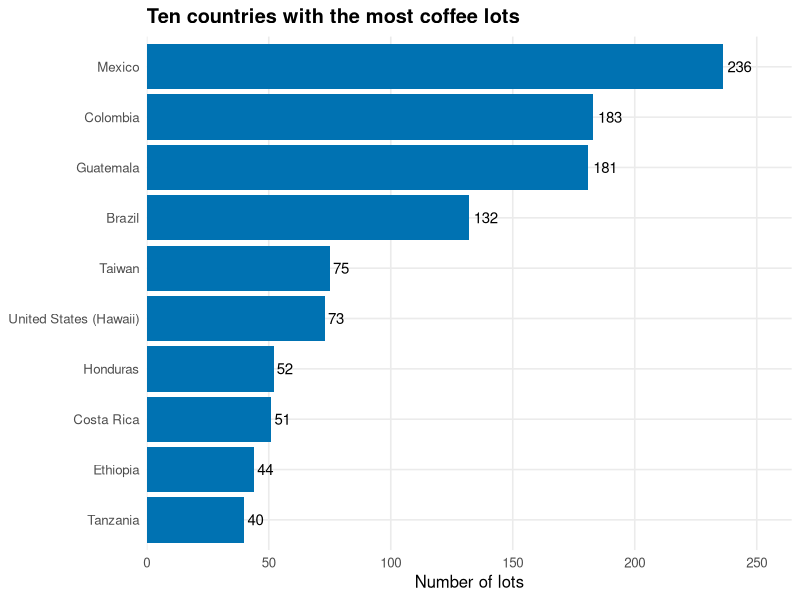
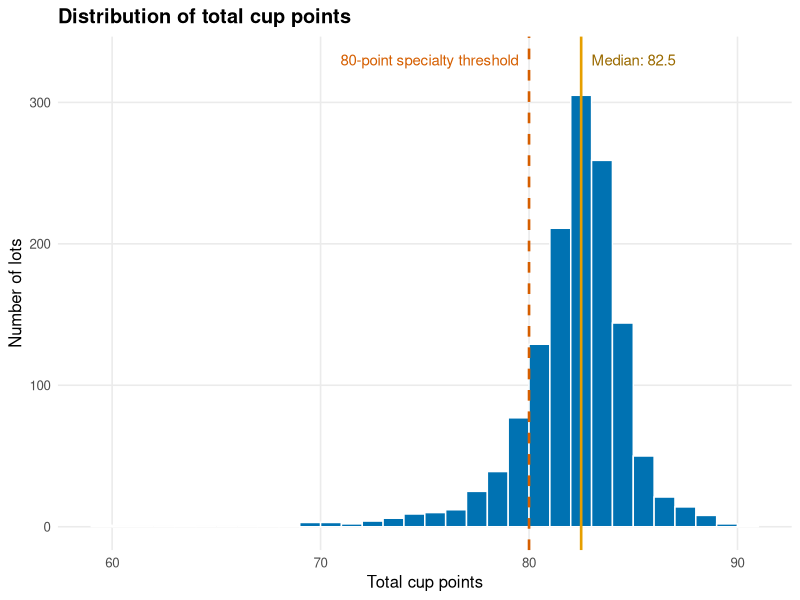
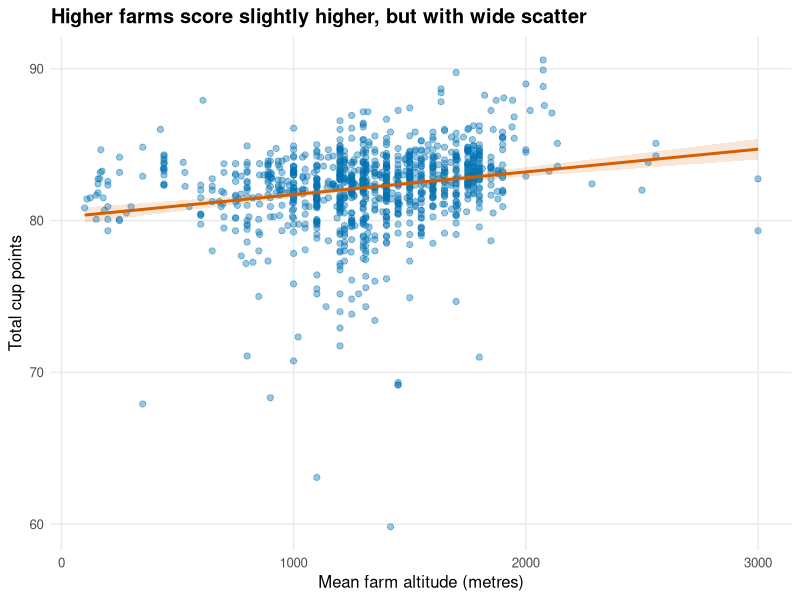
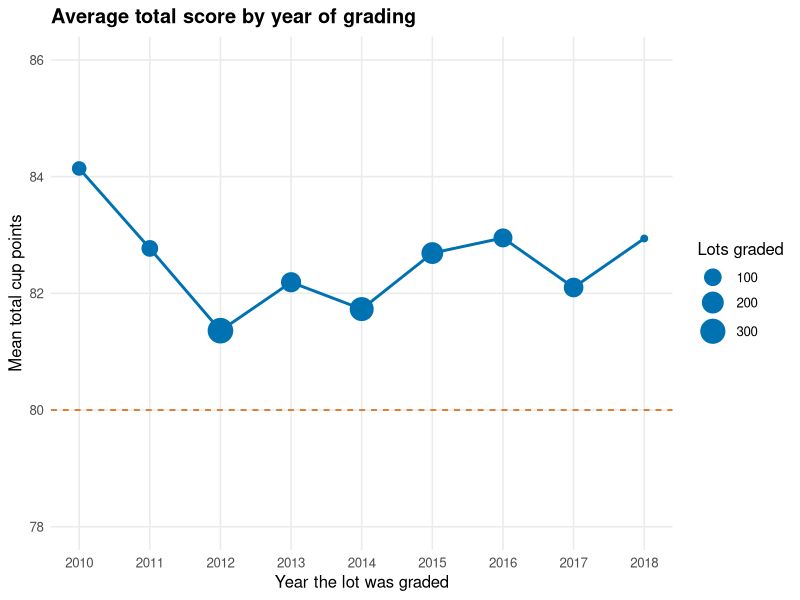
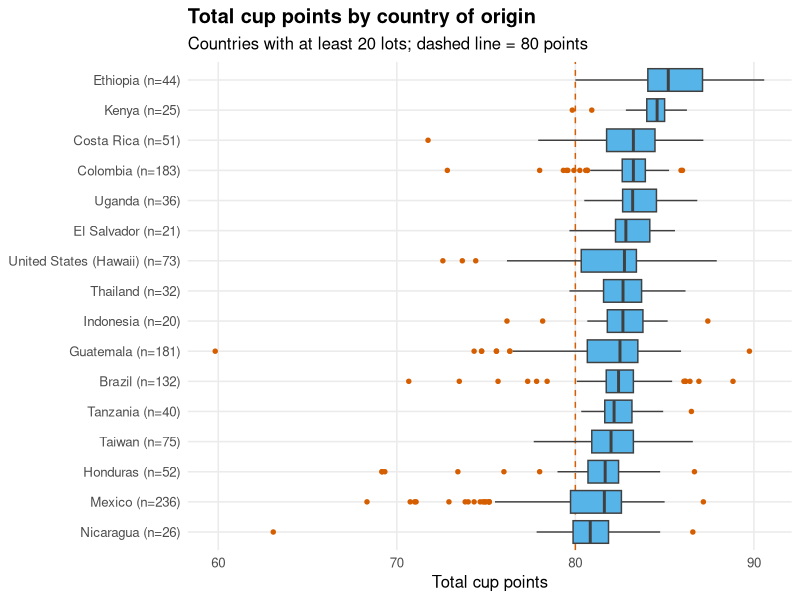
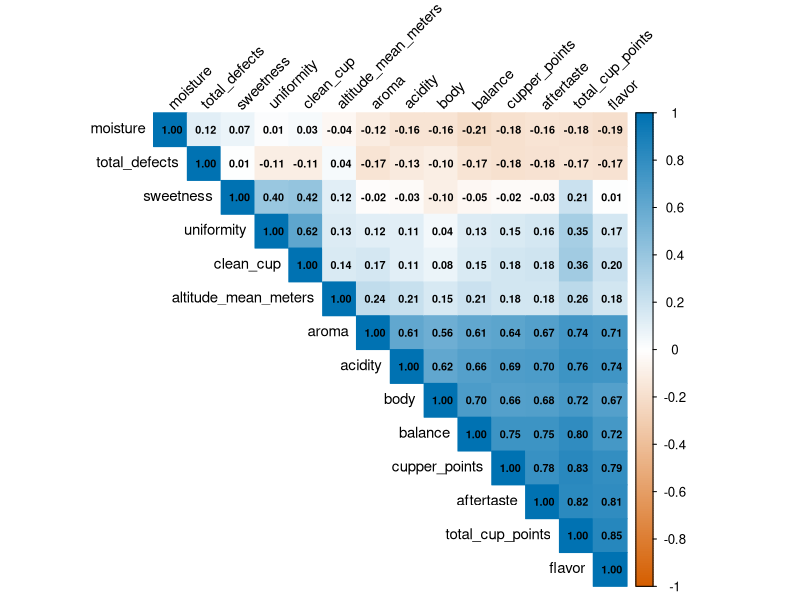
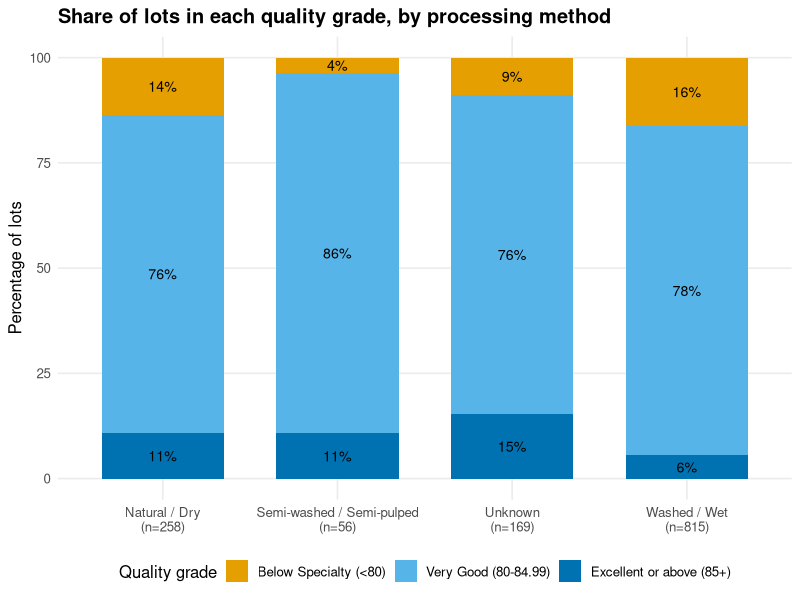
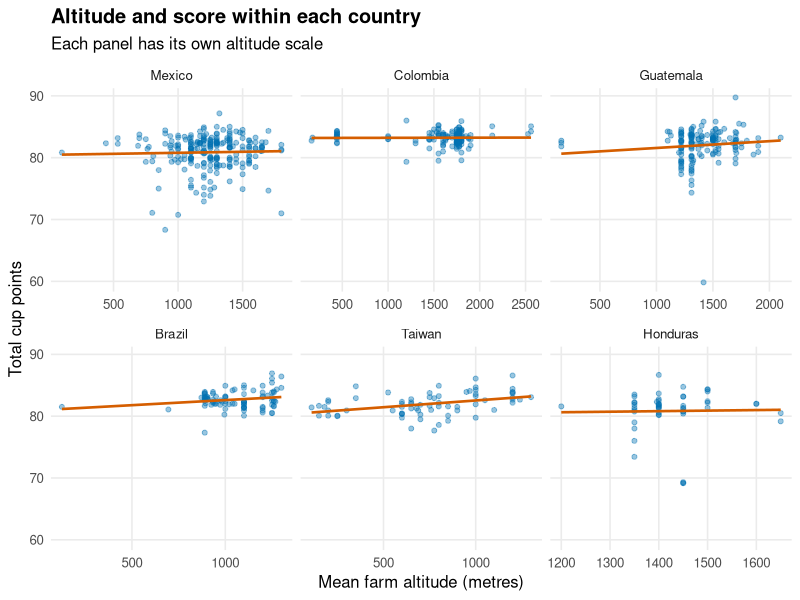

These charts were generated, in order, by the following R code:
# --------------------------------------------------
# 1. Packages, folders and a common plotting style
# --------------------------------------------------
# Install once (only if the packages are missing):
# install.packages(c("ggplot2", "dplyr", "tidyr", "scales", "lattice", "corrplot"))

library(ggplot2)    # main plotting package
library(dplyr)      # data preparation and summaries
library(tidyr)      # reshaping data (wide <-> long)
library(scales)     # percentage labels
library(lattice)    # trellis charts (one chart in this project)
library(corrplot)   # correlation heat map

dir.create("figures", showWarnings = FALSE)   # graph images are saved here
dir.create("tables",  showWarnings = FALSE)   # summary tables are saved here

# Colour-blind friendly palette (Okabe-Ito)
cb <- c(blue = "#0072B2", orange = "#E69F00", green = "#009E73",
        vermillion = "#D55E00", sky = "#56B4E9", pink = "#CC79A7", grey = "#999999")

# One theme for every ggplot2 chart
theme_set(theme_minimal(base_size = 12) +
          theme(plot.title = element_text(face = "bold"),
                panel.grid.minor = element_blank(),
                plot.background = element_rect(fill = "white", colour = NA)))

# Helper that saves a ggplot at report quality (8 x 5 inches, 300 dpi)
save_plot <- function(p, file, w = 8, h = 5) {
  ggsave(file.path("figures", file), plot = p, width = w, height = h, dpi = 300, bg = "white")
}

# --------------------------------------------------
# 2. Import the cleaned Week 1 dataset
# --------------------------------------------------
# 'coffee_ratings_clean.csv' was produced by the Week 1 data cleaning project
coffee <- read.csv("coffee_ratings_clean.csv", stringsAsFactors = FALSE)

# First rows (seven of the 42 columns are shown so the output fits the page)
head(coffee[, c("country_of_origin", "species", "processing_method",
                "total_cup_points", "altitude_mean_meters",
                "grading_year", "quality_grade")])
dim(coffee)

# --------------------------------------------------
# 3. Inspect the data
# --------------------------------------------------
str(coffee, vec.len = 3, nchar.max = 40)

summary(coffee[, c("total_cup_points", "aroma", "flavor", "aftertaste", "acidity",
                   "body", "balance", "moisture", "total_defects",
                   "altitude_mean_meters", "number_of_bags", "grading_year")])

sum(is.na(coffee))        # missing values in the whole table
sum(duplicated(coffee))   # duplicated rows

# --------------------------------------------------
# 4. Prepare the data types
# --------------------------------------------------
# read.csv() stores text as character, so categories are turned into factors.
# Unordered factors are sorted by frequency (largest group first).
coffee$grading_date <- as.Date(coffee$grading_date)

cat_vars <- c("species", "country_of_origin", "variety", "processing_method",
              "color", "variety_group")
coffee[cat_vars] <- lapply(coffee[cat_vars],
                           function(x) factor(x, levels = names(sort(table(x), decreasing = TRUE))))

# Ordered factors for quality grade and altitude band
coffee$quality_grade <- factor(coffee$quality_grade, ordered = TRUE,
  levels = c("Below Specialty (<80)", "Very Good (80-84.99)",
             "Excellent (85-89.99)", "Outstanding (90+)"))
coffee$altitude_band <- factor(coffee$altitude_band, ordered = TRUE,
  levels = c("Low (<1000 m)", "Medium (1000-1499 m)",
             "High (1500-1999 m)", "Very high (2000+ m)"))

# A three-level grade: the single "Outstanding" lot is merged with "Excellent"
coffee$grade3 <- ifelse(coffee$quality_grade %in% c("Excellent (85-89.99)", "Outstanding (90+)"),
                        "Excellent or above (85+)", as.character(coffee$quality_grade))
coffee$grade3 <- factor(coffee$grade3, levels = c("Below Specialty (<80)",
                        "Very Good (80-84.99)", "Excellent or above (85+)"))

# Check the conversions
sapply(coffee[c("species", "country_of_origin", "quality_grade",
                "altitude_band", "grading_date")], function(x) class(x)[1])
table(coffee$grade3, useNA = "ifany")

# Altitude was filled in (imputed) for some lots in Week 1. Plots that use altitude
# are drawn only for lots with a recorded altitude, so filled-in values do not shape them.
recorded <- subset(coffee, !altitude_imputed)
nrow(recorded)

# Number of columns of each type
table(sapply(coffee, function(x) class(x)[1]))

# --------------------------------------------------
# 5. Descriptive statistics that support the graphs
# --------------------------------------------------
num_vars <- c("total_cup_points", "aroma", "flavor", "aftertaste", "acidity", "body",
              "balance", "uniformity", "clean_cup", "sweetness", "cupper_points",
              "moisture", "total_defects", "altitude_mean_meters", "number_of_bags")

desc_stats <- data.frame(
  variable = num_vars,
  n      = sapply(coffee[num_vars], function(x) sum(!is.na(x))),
  mean   = sapply(coffee[num_vars], mean),
  median = sapply(coffee[num_vars], median),
  sd     = sapply(coffee[num_vars], sd),
  min    = sapply(coffee[num_vars], min),
  q1     = sapply(coffee[num_vars], quantile, 0.25),
  q3     = sapply(coffee[num_vars], quantile, 0.75),
  max    = sapply(coffee[num_vars], max)
)
rownames(desc_stats) <- NULL
desc_stats[, -1] <- round(desc_stats[, -1], 2)
desc_stats

# Group-wise summaries of the total score
country_stats <- coffee %>%
  group_by(country_of_origin) %>%
  summarise(lots = n(), mean = round(mean(total_cup_points), 2),
            median = round(median(total_cup_points), 2),
            sd = round(sd(total_cup_points), 2), iqr = round(IQR(total_cup_points), 2),
            .groups = "drop") %>%
  filter(lots >= 20) %>%
  arrange(desc(median))
as.data.frame(country_stats)

as.data.frame(coffee %>% group_by(processing_method) %>%
  summarise(lots = n(), mean = round(mean(total_cup_points), 2),
            median = round(median(total_cup_points), 2), .groups = "drop"))

as.data.frame(coffee %>% group_by(species) %>%
  summarise(lots = n(), mean = round(mean(total_cup_points), 2),
            median = round(median(total_cup_points), 2), .groups = "drop"))

# Save the tables for the report
write.csv(desc_stats,    "tables/descriptive_statistics.csv", row.names = FALSE)
write.csv(country_stats, "tables/country_statistics.csv",     row.names = FALSE)

# --------------------------------------------------
# Visualization 1: Bar chart - lots per country
# --------------------------------------------------
country_counts <- coffee %>%
  count(country_of_origin, sort = TRUE) %>%
  slice_head(n = 10) %>%
  mutate(share = round(100 * n / nrow(coffee), 1))

p1 <- ggplot(country_counts, aes(x = reorder(country_of_origin, n), y = n)) +
  geom_col(fill = cb[["blue"]]) +
  geom_text(aes(label = n), hjust = -0.2, size = 3.8) +
  coord_flip() +
  scale_y_continuous(expand = expansion(mult = c(0, 0.12))) +
  labs(title = "Ten countries with the most coffee lots",
       x = NULL, y = "Number of lots")
save_plot(p1, "vis01_bar_country.png")

as.data.frame(country_counts)
round(100 * sum(country_counts$n[1:4]) / nrow(coffee), 1)   # share of the top four

# --------------------------------------------------
# Visualization 2: Histogram - total cup points
# --------------------------------------------------
skewness <- function(x) mean((x - mean(x))^3) / sd(x)^3
score_median <- median(coffee$total_cup_points)

p2 <- ggplot(coffee, aes(x = total_cup_points)) +
  geom_histogram(binwidth = 1, boundary = 0, fill = cb[["blue"]], colour = "white") +
  geom_vline(xintercept = 80, linetype = "dashed", colour = cb[["vermillion"]], linewidth = 0.9) +
  geom_vline(xintercept = score_median, colour = cb[["orange"]], linewidth = 0.9) +
  annotate("text", x = 79.5, y = 330, label = "80-point specialty threshold",
           hjust = 1, colour = cb[["vermillion"]], size = 3.8) +
  annotate("text", x = score_median + 0.5, y = 330, label = paste("Median:", score_median),
           hjust = 0, colour = "#9A6A00", size = 3.8) +
  labs(title = "Distribution of total cup points",
       x = "Total cup points", y = "Number of lots")
save_plot(p2, "vis02_histogram_score.png")

round(c(mean = mean(coffee$total_cup_points), median = score_median,
        sd = sd(coffee$total_cup_points), skewness = skewness(coffee$total_cup_points)), 2)
range(coffee$total_cup_points)
round(100 * mean(coffee$total_cup_points >= 80), 1)   # % of lots at 80 points or more
sum(coffee$total_cup_points < 75)                      # lots in the low tail

# --------------------------------------------------
# Visualization 3: Scatter plot - altitude and total score
# --------------------------------------------------
p3 <- ggplot(recorded, aes(x = altitude_mean_meters, y = total_cup_points)) +
  geom_point(alpha = 0.4, colour = cb[["blue"]], size = 1.8) +
  geom_smooth(method = "lm", se = TRUE, colour = cb[["vermillion"]], fill = cb[["vermillion"]],
              alpha = 0.15) +
  labs(title = "Higher farms score slightly higher, but with wide scatter",
       x = "Mean farm altitude (metres)", y = "Total cup points")
save_plot(p3, "vis03_scatter_altitude.png")

round(cor(recorded$altitude_mean_meters, recorded$total_cup_points), 2)        # Pearson
round(cor(recorded$altitude_mean_meters, recorded$total_cup_points, method = "spearman"), 2)
fit <- lm(total_cup_points ~ altitude_mean_meters, data = recorded)
round(coef(fit)["altitude_mean_meters"] * 100, 2)   # points gained per extra 100 m
round(summary(fit)$r.squared, 3)                     # share of variation explained

# --------------------------------------------------
# Visualization 4: Line chart - average score by grading year
# --------------------------------------------------
yearly <- coffee %>%
  group_by(grading_year) %>%
  summarise(lots = n(), mean_score = round(mean(total_cup_points), 2),
            median_score = round(median(total_cup_points), 2), .groups = "drop")

p4 <- ggplot(yearly, aes(x = grading_year, y = mean_score)) +
  geom_hline(yintercept = 80, linetype = "dashed", colour = cb[["vermillion"]]) +
  geom_line(colour = cb[["blue"]], linewidth = 1) +
  geom_point(aes(size = lots), colour = cb[["blue"]]) +
  scale_x_continuous(breaks = 2010:2018) +
  scale_y_continuous(limits = c(78, 86)) +
  scale_size_continuous(range = c(2, 8), name = "Lots graded") +
  labs(title = "Average total score by year of grading",
       x = "Year the lot was graded", y = "Mean total cup points")
save_plot(p4, "vis04_line_year.png")

as.data.frame(yearly)

# --------------------------------------------------
# Visualization 5: Boxplot - score by country
# --------------------------------------------------
big <- country_stats$country_of_origin                        # countries with 20+ lots
box_data <- coffee %>%
  filter(country_of_origin %in% big) %>%
  mutate(country_label = paste0(country_of_origin, " (n=", ave(total_cup_points, country_of_origin, FUN = length), ")"))
box_data$country_label <- reorder(box_data$country_label, box_data$total_cup_points, FUN = median)

p5 <- ggplot(box_data, aes(x = country_label, y = total_cup_points)) +
  geom_hline(yintercept = 80, linetype = "dashed", colour = cb[["vermillion"]]) +
  geom_boxplot(fill = cb[["sky"]], colour = "grey25", outlier.colour = cb[["vermillion"]],
               outlier.size = 1.2) +
  coord_flip() +
  labs(title = "Total cup points by country of origin",
       subtitle = "Countries with at least 20 lots; dashed line = 80 points",
       x = NULL, y = "Total cup points")
save_plot(p5, "vis05_boxplot_country.png", h = 6)

as.data.frame(country_stats[, c("country_of_origin", "lots", "median", "iqr")])

# --------------------------------------------------
# Visualization 6: Correlation heat map (Spearman)
# --------------------------------------------------
cor_vars <- c("total_cup_points", "aroma", "flavor", "aftertaste", "acidity", "body",
              "balance", "uniformity", "clean_cup", "sweetness", "cupper_points",
              "moisture", "total_defects", "altitude_mean_meters")
cor_sp <- cor(coffee[cor_vars], method = "spearman", use = "pairwise.complete.obs")
cor_pe <- cor(coffee[cor_vars], method = "pearson",  use = "pairwise.complete.obs")

png("figures/vis06_correlation_heatmap.png", width = 8, height = 8, units = "in", res = 300, bg = "white")
corrplot(cor_sp, method = "color", type = "upper", order = "hclust",
         col = colorRampPalette(c(cb[["vermillion"]], "white", cb[["blue"]]))(200),
         addCoef.col = "black", number.cex = 0.65, tl.col = "black", tl.cex = 0.9,
         tl.srt = 45, cl.cex = 0.8)
invisible(dev.off())

round(sort(cor_sp[, "total_cup_points"], decreasing = TRUE), 2)
round(max(abs(cor_sp - cor_pe)), 2)       # largest gap between Spearman and Pearson

# --------------------------------------------------
# Visualization 7: 100% stacked bar - quality grade by processing method
# --------------------------------------------------
grade_pct <- coffee %>%
  count(processing_method, grade3) %>%
  group_by(processing_method) %>%
  mutate(total = sum(n), pct = 100 * n / total) %>%
  ungroup() %>%
  filter(total >= 50)                                       # methods with 50+ lots
grade_pct$method_label <- paste0(grade_pct$processing_method, "\n(n=", grade_pct$total, ")")

p7 <- ggplot(grade_pct, aes(x = method_label, y = pct, fill = grade3)) +
  geom_col(width = 0.7) +
  geom_text(aes(label = paste0(round(pct), "%")), position = position_stack(vjust = 0.5), size = 3.6) +
  scale_fill_manual(values = c(cb[["orange"]], cb[["sky"]], cb[["blue"]]), name = "Quality grade") +
  labs(title = "Share of lots in each quality grade, by processing method",
       x = NULL, y = "Percentage of lots") +
  theme(legend.position = "bottom")
save_plot(p7, "vis07_stacked_grade_method.png")

as.data.frame(grade_pct[, c("processing_method", "grade3", "n", "total")] %>%
  mutate(pct = round(100 * n / total, 1)))

# --------------------------------------------------
# Visualization 8: Faceted scatter plot - altitude and score within countries
# --------------------------------------------------
rec_counts <- table(recorded$country_of_origin)
facet_countries <- names(rec_counts)[rec_counts >= 50]      # 50+ recorded altitudes
facet_data <- subset(recorded, country_of_origin %in% facet_countries)
facet_data$country_of_origin <- droplevels(facet_data$country_of_origin)

p8 <- ggplot(facet_data, aes(x = altitude_mean_meters, y = total_cup_points)) +
  geom_point(alpha = 0.4, colour = cb[["blue"]], size = 1.4) +
  geom_smooth(method = "lm", se = FALSE, colour = cb[["vermillion"]], linewidth = 0.9) +
  facet_wrap(~ country_of_origin, ncol = 3, scales = "free_x") +
  labs(title = "Altitude and score within each country",
       subtitle = "Each panel has its own altitude scale",
       x = "Mean farm altitude (metres)", y = "Total cup points")
save_plot(p8, "vis08_facet_altitude_country.png", h = 5.5)

facet_data %>%
  group_by(country_of_origin) %>%
  summarise(lots = n(), r = round(cor(altitude_mean_meters, total_cup_points), 2),
            slope_per_100m = round(coef(lm(total_cup_points ~ altitude_mean_meters))[2] * 100, 2),
            .groups = "drop") %>%
  as.data.frame()

# Median altitude and median score of every country with 20+ recorded altitudes
country_alt <- recorded %>%
  group_by(country_of_origin) %>%
  summarise(lots = n(), median_altitude = median(altitude_mean_meters),
            median_score = round(median(total_cup_points), 2), .groups = "drop") %>%
  filter(lots >= 20) %>%
  arrange(desc(median_altitude))
as.data.frame(country_alt)
round(cor(country_alt$median_altitude, country_alt$median_score, method = "spearman"), 2)

# --------------------------------------------------
# Visualization 9: Density plot - Washed vs Natural processing
# --------------------------------------------------
two_methods <- subset(coffee, processing_method %in% c("Washed / Wet", "Natural / Dry"))
two_methods$processing_method <- droplevels(two_methods$processing_method)

p9 <- ggplot(two_methods, aes(x = total_cup_points, fill = processing_method,
                              colour = processing_method)) +
  geom_density(alpha = 0.35, linewidth = 0.9) +
  geom_vline(xintercept = 80, linetype = "dashed", colour = "grey30") +
  scale_fill_manual(values = c(cb[["blue"]], cb[["orange"]]), name = NULL) +
  scale_colour_manual(values = c(cb[["blue"]], cb[["orange"]]), name = NULL) +
  coord_cartesian(xlim = c(68, 92)) +
  labs(title = "Score distribution of the two main processing methods",
       x = "Total cup points", y = "Density") +
  theme(legend.position = "top")
save_plot(p9, "vis09_density_method.png")

as.data.frame(two_methods %>% group_by(processing_method) %>%
  summarise(lots = n(), median = round(median(total_cup_points), 2),
            sd = round(sd(total_cup_points), 2),
            pct_80_plus = round(100 * mean(total_cup_points >= 80), 1), .groups = "drop"))

# --------------------------------------------------
# Visualization 10: Heat map - sensory profile of each country
# --------------------------------------------------
attrs <- c("aroma", "flavor", "aftertaste", "acidity", "body", "balance",
           "uniformity", "clean_cup", "sweetness", "cupper_points")
prof_countries <- names(which(table(coffee$country_of_origin) >= 40))

profile <- coffee %>%
  filter(country_of_origin %in% prof_countries) %>%
  group_by(country_of_origin) %>%
  summarise(across(all_of(attrs), mean), mean_total = mean(total_cup_points), .groups = "drop") %>%
  mutate(country_of_origin = reorder(as.character(country_of_origin), mean_total))

overall_mean <- sapply(coffee[attrs], mean)
overall_sd   <- sapply(coffee[attrs], sd)

profile_long <- profile %>%
  pivot_longer(all_of(attrs), names_to = "attribute", values_to = "mean_score") %>%
  mutate(attribute = factor(attribute, levels = attrs),
         z = (mean_score - overall_mean[as.character(attribute)]) / overall_sd[as.character(attribute)])

p10 <- ggplot(profile_long, aes(x = attribute, y = country_of_origin, fill = z)) +
  geom_tile(colour = "white") +
  geom_text(aes(label = sprintf("%.2f", mean_score)), size = 3.2) +
  scale_fill_gradient2(low = cb[["vermillion"]], mid = "white", high = cb[["blue"]],
                       midpoint = 0, name = "Difference from\nall-lot average\n(std. units)") +
  labs(title = "Average sensory scores by country",
       subtitle = "Colour = how far a country's average is from the all-lot average",
       x = NULL, y = NULL) +
  theme(axis.text.x = element_text(angle = 35, hjust = 1), panel.grid = element_blank())
save_plot(p10, "vis10_heatmap_sensory_country.png", h = 5.5)

as.data.frame(profile_long %>% group_by(attribute) %>%
  summarise(max_country = as.character(country_of_origin[which.max(z)]),
            max_mean = round(max(mean_score), 2),
            min_country = as.character(country_of_origin[which.min(z)]),
            min_mean = round(min(mean_score), 2), .groups = "drop"))

# --------------------------------------------------
# Visualization 11: Base R plots - flavor/aftertaste and altitude
# --------------------------------------------------
png("figures/vis11_base_r_plots.png", width = 10, height = 5, units = "in", res = 300, bg = "white")
par(mfrow = c(1, 2), mar = c(4.5, 4.5, 3, 1), cex.lab = 1.1, cex.main = 1.2)

plot(coffee$flavor, coffee$aftertaste, pch = 19, col = adjustcolor(cb[["blue"]], alpha.f = 0.35),
     xlab = "Flavor score", ylab = "Aftertaste score", main = "Flavor and aftertaste")
abline(lm(aftertaste ~ flavor, data = coffee), col = cb[["vermillion"]], lwd = 2)

hist(recorded$altitude_mean_meters, breaks = 25, col = cb[["sky"]], border = "white",
     xlab = "Mean farm altitude (metres)", ylab = "Number of lots",
     main = "Recorded farm altitudes")
abline(v = median(recorded$altitude_mean_meters), col = cb[["vermillion"]], lwd = 2, lty = 2)
legend("topright", legend = "Median", col = cb[["vermillion"]], lty = 2, lwd = 2, bty = "n")
invisible(dev.off())

round(cor(coffee$flavor, coffee$aftertaste), 2)
round(coef(lm(aftertaste ~ flavor, data = coffee)), 2)
round(quantile(recorded$altitude_mean_meters, c(0.05, 0.25, 0.5, 0.75, 0.95)))

# --------------------------------------------------
# Visualization 12: Lattice boxplot - defects by quality grade
# --------------------------------------------------
png("figures/vis12_lattice_defects_grade.png", width = 8, height = 5, units = "in", res = 300, bg = "white")
print(bwplot(total_defects ~ grade3, data = coffee,
             xlab = "Quality grade", ylab = "Defects per lot (category one + two)",
             main = "Number of defects by quality grade",
             scales = list(x = list(cex = 0.9)),
             par.settings = list(box.rectangle = list(col = cb[["blue"]], fill = cb[["sky"]]),
                                 box.umbrella = list(col = cb[["blue"]]),
                                 plot.symbol = list(col = cb[["vermillion"]], pch = 19, cex = 0.5),
                                 box.dot = list(col = "black"))))
invisible(dev.off())

as.data.frame(coffee %>% group_by(grade3) %>%
  summarise(lots = n(), median_defects = median(total_defects),
            mean_defects = round(mean(total_defects), 2),
            q1 = quantile(total_defects, 0.25), q3 = quantile(total_defects, 0.75),
            max_defects = max(total_defects),
            pct_no_defects = round(100 * mean(total_defects == 0), 1), .groups = "drop"))
